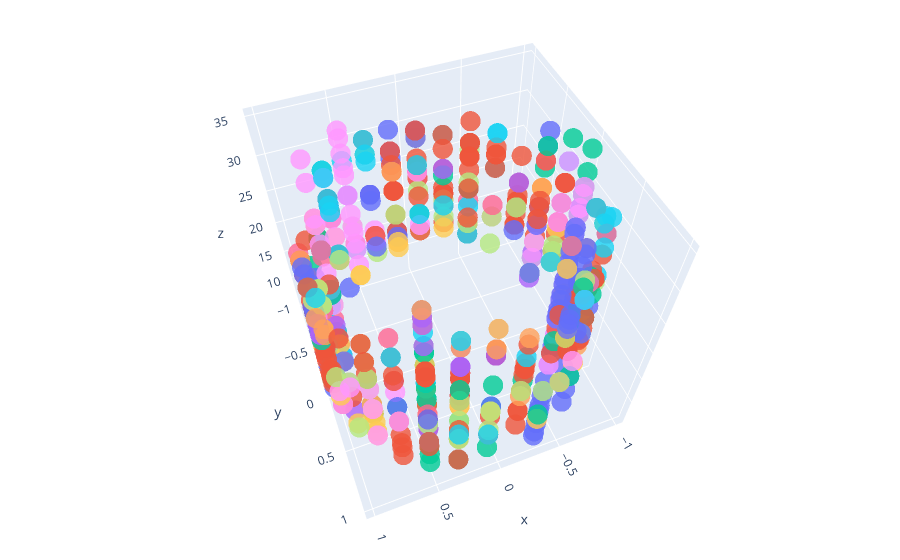

The code cell stored with this chart in its notebook:
### Markdown cell above
The code below visualizes the transaction space in 3D. As time moves forward, transactions will spiral around and up the cylnder.

The 1st cell block will produce the all transactions (recurring and one-off), with colors representing unique transaction descriptions.

The 2nd cell block shows the same transaction set after applying the graph-grouping algorithim. It filteres out one-off transactions and shows colors representing algorithimic groupings of transactions.

NOTE: The 2nd cell block must be run AFTER the Normalized Mutual Information section below, since it uses the payment groupings produced by that section.

### Code cell
# Figure 1.a

# Filter the transactions
df_filtered_viz = filter_transactions(df=df, 
                            public_token=applicant_sample, 
                            min_exp_threshold=200,
                            max_exp_threshold=15000,
                            min_inc_threshold=200,
                            max_inc_threshold=15000,
                            start_date = '2047-01-10',
                            end_date = '2052-12-10',
                            )

# 
str_grp = [str(x) for x in df_filtered_viz['description'].unique()]
colors = plotly.colors.qualitative.Plotly*300

color_map = dict(zip(str_grp, colors))
# Create a list of colors for each point
point_colors = [color_map[(str_grp)] for str_grp in df_filtered_viz['description']]


date = df_filtered_viz['date_posted'].apply(lambda x: '\n' + str(x))
amt = df_filtered_viz['amount'].apply(lambda x: '\n' + str(x))

# Configure the trace.
trace = go.Scatter3d(
    x=df_filtered_viz['xcoord'],
    y=df_filtered_viz['ycoord'], 
    z=df_filtered_viz['months_since_start'],#/8,
    mode='markers',
    #hovertext= df_filtered_viz['group'] + date + amt,
    marker={
        'size': 7,
        'opacity': 0.8,
        'color': point_colors
    }
)

# Configure the layout.
layout = go.Layout(
    margin={'l': 0, 'r': 0, 'b': 0, 't': 0}
)

data = [trace]

plot_figure = go.Figure(data=data, layout=layout)

# Render the plot.
plotly.offline.iplot(plot_figure)

### Figure 1 — Plotly figure (JSON) as saved in the notebook; plotly's stock layout.template omitted (floating-point values rounded to 4 significant figures; data arrays with more than 128 entries replaced by an {"elided": "..."} marker saying what was removed)
{"data": [{"marker": {"color": {"elided": "866 str values"}, "opacity": 0.8, "size": 7}, "mode": "markers", "type": "scatter3d", "x": {"elided": "866 float values"}, "y": {"elided": "866 float values"}, "z": {"elided": "866 int values"}}], "layout": {"autosize": true, "margin": {"b": 0, "l": 0, "r": 0, "t": 0}, "scene": {"aspectmode": "auto", "aspectratio": {"x": 1, "y": 1, "z": 1}, "camera": {"center": {"x": 0, "y": 0, "z": 0}, "eye": {"x": 0.5232, "y": 1.345, "z": 1.819}, "projection": {"type": "perspective"}, "up": {"x": 0.004537, "y": -0.001749, "z": 1.0}}}}}
